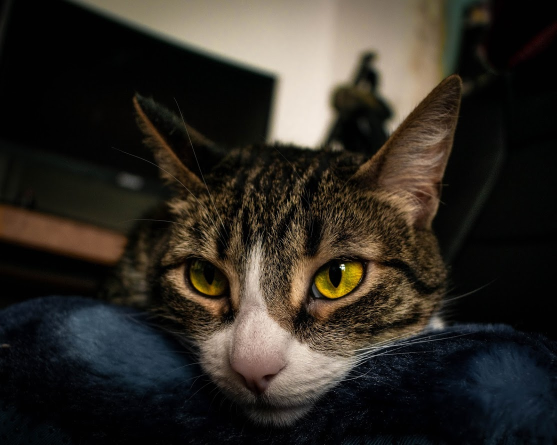
#> input picture images/coyoya.jpg, 1113 x 890 px (shown at 1/2 size)
$ jupyter execute --allow-errors hwk01.ipynb   (shell and % lines are left out)
#> lines starting #> are read from the running program, lines starting #| are printed output that depends on the picture; long printed decimals are rounded
# MAT281 - Tarea 1

## SVD y Gatitos

En este ejercicio utilizaremos la descomposición valor singular con tal de comprimir imágenes, si bien hay algoritmos mucho mejores para esto, será un ejercicio muy ilustrativo.

### Recuerdo

La descomposición SVD de una matriz $A$ de tamaño $m \times n$ posee la siguiente forma
$$
A = U \Sigma V^H
$$
donde $\Sigma$ es diagonal $m \times n$, mientras que $U$ y $V$ son matrices unitarias $m \times m$ and $n \times n$, respectivamente. Los elementos diagonales de $\Sigma$ son no-negativos y aquellos valores positivos son llamados **valores singulares** de $A$. Como convención los valores singulares se listan en orden decreciente a lo largo de la diagonal. Las columnas de $U$ y $V$ son llamadas **vectores singulares** izquierdos y derechos respectivamente.

PD: Recuerda que $A^H = \bar{A}^\top$, es decir, la matriz traspuesta de la matriz conjugada.

[cell 1]
import numpy as np
from scipy.linalg import svd

np.random.seed(42)  # Para reproducibilidad de resultados

Por ejemplo para una matriz de $2 \times 2$:

[cell 2]
A = np.array([[0.1, 0.5], [0.4, 0.8]])
u, s, vh = svd(A)

#### Ejercicio 1

(5 puntos)

Define la función `svd_validaton` tal que:

1. El _input_ sea un arreglo bidimensional `A` de tamaño $m \times n$.
2. Obtenga la descomposición valor singular de `A`.
3. Retorne `True` o `False` si es que se cumple la igualdad
$$
A = \sum_{l=1}^{\min(m, n)} \sigma_l \; u_l v_l^H,
$$
donde $\sigma_l$ corresponden a los valores singulares de $A$, mientras que $u_i$ y $v_j$ a las columnas de $U$ y $V$ respectivamente. Hint: Utiliza `np.allclose` con la tolerancia por defecto.

[cell 3]
def svd_validation(A):
    # Calculamos el valor de las filas y columnas de la matriz A y calculamos su descomposicion svd.
    m,n = A.shape
    U,S,Vh = svd(A)
    # Construimos la matriz diagonal Sig.
    Sig = np.zeros((m,n))
    for i in range(min(m, n)):
        Sig[i, i] = S[i]
    # Calculamos la otra forma de descomponer A.
    C = np.zeros((m,n))
    for i in range(min(m,n)):
        C = C + S[i]*(U[:,i:i+1] @ Vh[i:i+1, :])
    # Retornamos si se cumple o no la igualdad.
    return np.allclose(U @ Sig @ Vh, C)

[cell 4]
A_test = np.random.randint(100, size=(20, 5))
svd_validation(A_test)

### Geometría

Considerar una matriz `A` como un operador lineal tiene una interpretación geométrica muy sencilla, transforma una (hyper)-esfera en una (hyper)-elipse. Por ejemplo, consideremos una esfera unitaria en $\mathbb{R}^2$.

[cell 5]
import matplotlib.pyplot as plt

[cell 6]
def show_circle(circle):
    plt.plot(circle[0, :], circle[1, :])
    plt.axis('image');

[cell 7]
t = np.linspace(0, 3.5 * np.pi , num=300)
l = np.linspace(-1, 1, num=10)
z = np.zeros_like(l)
circle = np.array(
    [
        np.concatenate([l, np.cos(t), z]),
        np.concatenate([z, np.sin(t), l])
    ]
)

show_circle(circle)

Luego, al utilizar `A` como un operador lineal, es decir $A C$.

[cell 8]
print(A)

[cell 9]
show_circle(A @ circle)
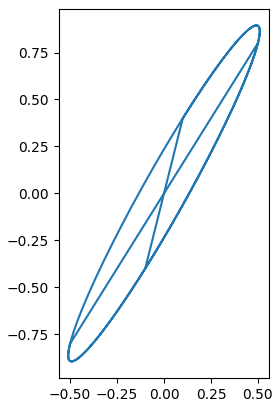
#> figure drawn by matplotlib, 1 panel

#### Ejercicio 2

(5 puntos)

* Obtén la descomposición SVD de $A$, tal que $A = U \Sigma V^H$.
* Grafica el resultado de aplicar los siguientes operadores lineales a la circunferencia unitaria:
    - $U$
    - $\Sigma$
    - $V^H$
* Explica con tus palabras la transformación de la circunferencia unitaria luego de aplicar los operadores anteriores, ¿Influye en algo que $U$ y $V$ sean unitarias?
* ¿Qué relación tienen los operadores anteriores respecto a aplicar el operador lineal $A$?

[cell 10]
u, s, vh = svd(A)

[cell 11]
show_circle(u @ circle)

[cell 12]
show_circle(np.diag(s) @ circle)
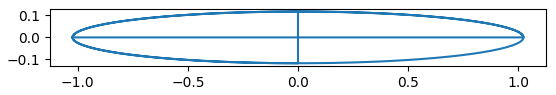
#> figure drawn by matplotlib, 1 panel

[cell 13]
show_circle(vh @ circle)
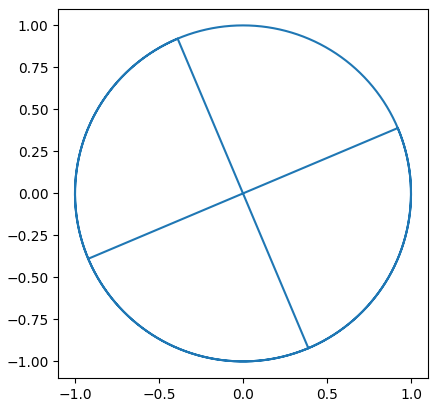
#> figure drawn by matplotlib, 1 panel

__Respuesta:__ Podemos notar que al multiplicar matrices unitarias a la circunferencia unitaria solo vamos a tener una rotacion de los vectores que la componen. En cambio, al multiplicarle una matriz diagonal obtenemos un cambio escalar de uno de los vectores.

__Respuesta:__ La relacion que existe es que si unimos las operaciones realizadas obtendremos la del aplicar el operador lineal A.

### Aproximación Rango Menor

Existen muchas maneras de expresar una matriz como una suma de matrices de menor rango, por ejemplo:

$$
\begin{bmatrix}
a & b \\
c & d
\end{bmatrix}
=
\begin{bmatrix}
a & 0 \\ 0 & 0
\end{bmatrix}
+
\begin{bmatrix}
0 & b \\ 0 & 0
\end{bmatrix}
+
\begin{bmatrix}
0 & 0 \\ c & 0
\end{bmatrix}
+
\begin{bmatrix}
0 & 0 \\ 0 & d
\end{bmatrix}.
$$

Cada una de las matrices del lado derecho pueden tener rango a lo más 1.

En el primer ejercicio demostraste que la descomposición SVD $A$ puede ser expresada como una suma de matrices. Sin embargo, cada una de estas matrices tiene rango 1! Esto pues cada una de estas matrices se forma a partir de los productos externos entre los vectores $u_l$ y $v_l$, es decir $u_l v_l^H$.

La pregunta natural es:

_¿Cómo obtener una buena aproximación de $A$ utilizando matrices de rango muy bajo?_

Bueno, aquí va un teorema.

__Teorema 1:__

Sea $A$ matriz de tamaño $m \times n$. Para cualquier $0 \le \ell \le r = \text{rank}(A)$, se define la matriz
$$
A_\ell = \sum_{j=1}^{\ell} \sigma_j u_j v_j^*,
$$
utilizando los valores singulares $\sigma_j$ y los vectores singulares (izquierdos y derechos) $u_j, v_j$ de $A$,  i.e., $A_\ell$ se compone de la suma de los primeros $\ell$ términos de la descomposición SVD escrita como una suma de productor externos. Luego, el mínimo de  $\| A - B \|_F$ sobre todas las matrices $B$ de tamaño $m \times n$ y rango no mayor a $\ell$ se obtiene por $\| A - A_\ell \|_F$ y el mínimo que se alcanza es  $(\sigma_{\ell+1}^2 + \cdots + \sigma_r^2)^{1/2}$.

Recuerda que la norma de Frobenius se define como

$$
\| A \|_F = \bigg( \sum_{i, j} |A_{ij}|^2 \bigg)^{1/2}.
$$

Motivaremos el ejercicio utilizando imágenes en escala de grises ya que es muy intuitivo, fácil de ver y se puede considerar que la imagen es una matriz.

[cell 14]
from pathlib import Path
from PIL import Image

[cell 15]
# Utilizaremos una foto de una de mis gatitas c:
cat = Image.open(Path().resolve().parent / "images" / "coyoya.jpg").convert('L')
cat

Para convertirla en un numpy array basta con:

[cell 16]
cat_np = np.array(cat)
print(cat_np.shape)
#| (890, 1113)

#### Ejercicio 3

(10 puntos)

Define la función `low_rank_svd_approximation` tal que:

* Los inputs sean $A$ (la imagen convertida un `np.array` de dimensión 2) y un valor entero $\ell$ que represente la cantidad de términos a sumar de la despomposición SVD (respecto al teorema anterior).
* Retorne la aproximación $A_\ell$
* Imprima el error de la aproximación utilizando la norma de Frobenius.

Luego prueba tu función y observa la imagen con distintos valores de $\ell$.

[cell 17]
def low_rank_svd_approximation(A, l):
#> called with l = 10
    if type(l) != int:
        return print(f"l no valido")
    elif l > np.linalg.matrix_rank(A):
        return print(f"l no valido")
    elif l < 0:
        return print(f"l no valido")
    else:
        # Calculamos el valor de las filas y columnas de la matriz A y calculamos su descomposicion svd.
        m,n = A.shape
#> m = 890; n = 1113
        U,S,Vh = svd(A)
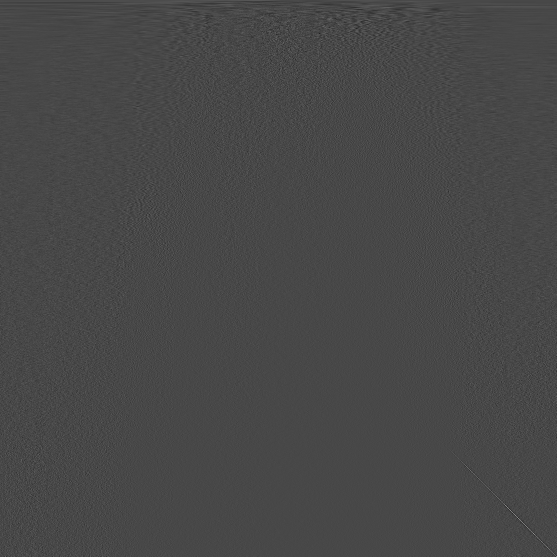
#> Vh: shape (1113, 1113) float32 (shown at 1/2 size); min -0.263, max 0.668, mean 3.97e-05; drawn with min black and max white
#> S = 890 values, max 62637.2 at index 0, min 2.25 at index 889, mean 418.9
        # Calculamos la otra forma de descomponer A.
        A_aprox = np.zeros((m,n))
        for i in range(0,l+1):
            A_aprox = A_aprox + S[i]*(U[:,i:i+1] @ Vh[i:i+1, :])
        # Imprimimos el error y retornamos la aproximacion.
        print(f"Error de aproximacion: {np.linalg.norm(A-A_aprox, ord = 'fro')}")
#| Error de aproximacion: 15335.232
        return A_aprox

[cell 18]
cat10 = low_rank_svd_approximation(cat_np, l=10)
plt.imshow(cat10, cmap='gray');

[cell 19]
cat50 = low_rank_svd_approximation(cat_np, l=50)
#> call 2 of low_rank_svd_approximation, with l = 50
#> after the loop in low_rank_svd_approximation (call 2), `for i in range(0,l+1):`:
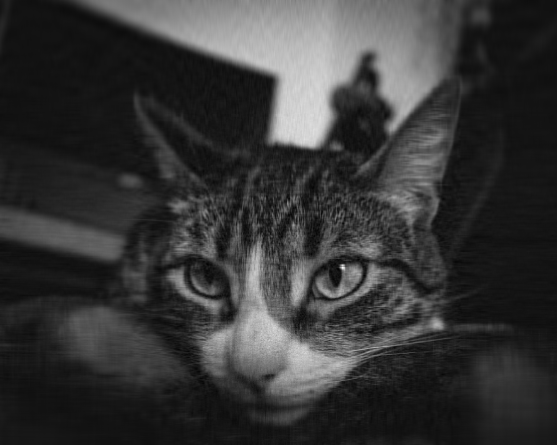
#> A_aprox: shape (890, 1113) float64 (shown at 1/2 size); min -21.07, max 282.9, mean 44.3; drawn with min black and max white
#| Error de aproximacion: 8069.202
plt.imshow(cat50, cmap='gray');

#### Ejercicio 4

(15 puntos)

En el ejercicio anterior fijaste un rango máximo y obtuviste la aproximación, sin embargo, en otro contexto, te gustaría fijar una tolerancia de error y obtener la mejor aproximación.

Define la función `low_rank_svd_tol_approximation` tal que:

* Los inputs sean $A$ (la imagen convertida un `np.array` de dimensión 2) y $\varepsilon$ (tolerancia relativa) tal que
$$
\left(\frac{\sigma_{\ell+1}^2 + \cdots + \sigma_r^2}{\sigma_1^2 + \cdots + \sigma_r^2}\right)^{1/2} \le \varepsilon.
$$
* Imprima $\ell(\varepsilon)$, es decir, el mayor rango aproximado de $A$ tal que el error de aproximación sea a lo más $\varepsilon$.
* Retorne la aproximación $A_{\ell(\varepsilon)}$

Luego prueba tu función y observa la imagen con distintos valores de $\varepsilon$.

[cell 20]
def low_rank_svd_tol_approximation(A, tol):
    # Determinamos el rango de A, su descomposicion svd, unas variables auxiliares y los valores que podria tomar l.
#> called with tol = 0.1
    r = np.linalg.matrix_rank(A)
#> r = 890
    U, S, Vh = svd(A)
    aux = 0
    for l in range(0, r + 1):
        le = l
        # Determinamos el numerador y denominador de la division.
        num = 0
        for i in range(l+1, r+1):
            num = num + S[i-1]**2
        den = 0
        for i in range(1, r+1):
            den = den + S[i-1]**2
        aux = (num/den)**0.5
        # Determianos l(e) si se cumple que la division es menor a la tolerancia
        if aux <= tol:
            break
    # Utilizamos la funcion anterior para calcular el A aproximado y retornamos lo pedido.
    print(f"Mayor rango aproximado de A: {l}")
#| Mayor rango aproximado de A: 64
    return low_rank_svd_approximation(A, le)
#| Error de aproximacion: 7152.557

[cell 21]
cat_e1 = low_rank_svd_tol_approximation(cat_np, tol=1.e-1)
plt.imshow(cat_e1, cmap='gray');

[cell 22]
cat_e2 = low_rank_svd_tol_approximation(cat_np, tol=1.e-2)
#| Mayor rango aproximado de A: 457
#| Error de aproximacion: 717.604
plt.imshow(cat_e2, cmap='gray');

#### Ejercicio 5

(5 puntos)

Utilizando alguna imagen de tu preferencia utiliza ambas

[cell 23]
your_img_name = "mi_perra_loca.jpeg"
your_img = Image.open(Path().resolve().parent / "images" / your_img_name ).convert('L')
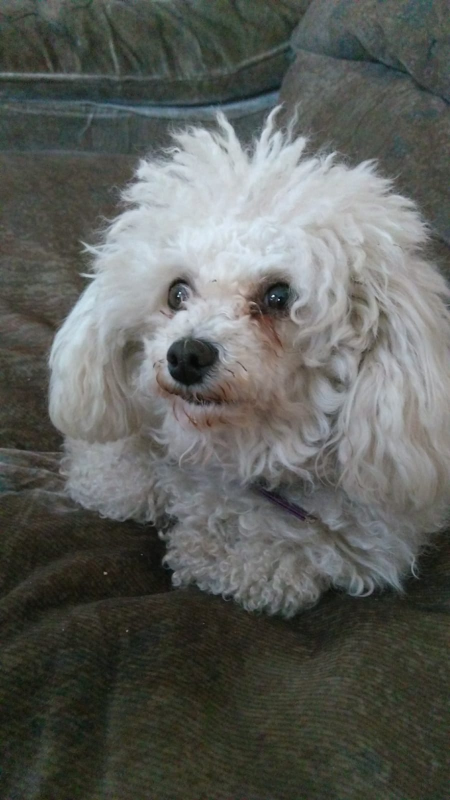
#> input picture images/mi_perra_loca.jpeg, 900 x 1600 px (shown at 1/2 size)
your_img

[cell 24]
your_img_np = np.array(your_img)

[cell 25]
your_img10 = low_rank_svd_approximation(your_img_np, l=10)
#> in low_rank_svd_approximation (call 5), `U,S,Vh = svd(A)`:
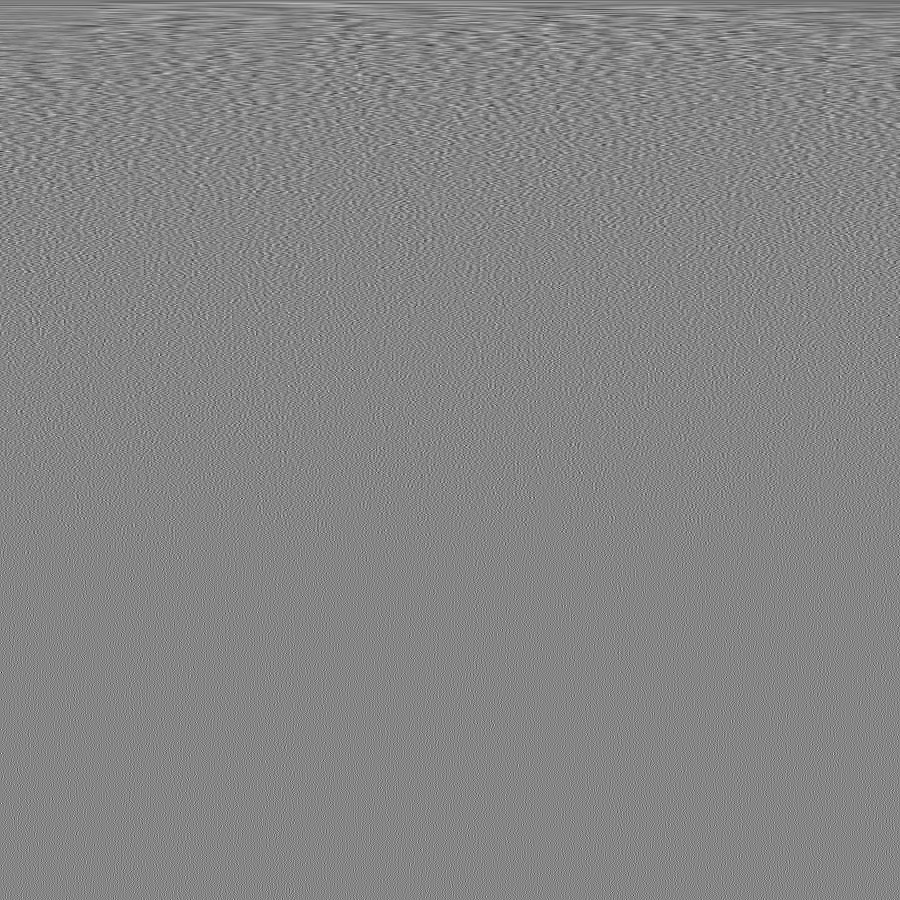
#> Vh: shape (900, 900) float32; min -0.24, max 0.218, mean -4.16e-05; drawn with min black and max white
#> in low_rank_svd_approximation (call 5), `U,S,Vh = svd(A)`: S = 900 values, max 124481.5 at index 0, min 3.91 at index 899, mean 412.5
#> the loop in low_rank_svd_approximation (call 5), `for i in range(0,l+1):` made 11 passes
#> pass 1, in low_rank_svd_approximation (call 5), `A_aprox = A_aprox + S[i]*(U[:,i:i+1] @ Vh[i:i+1, :])`:
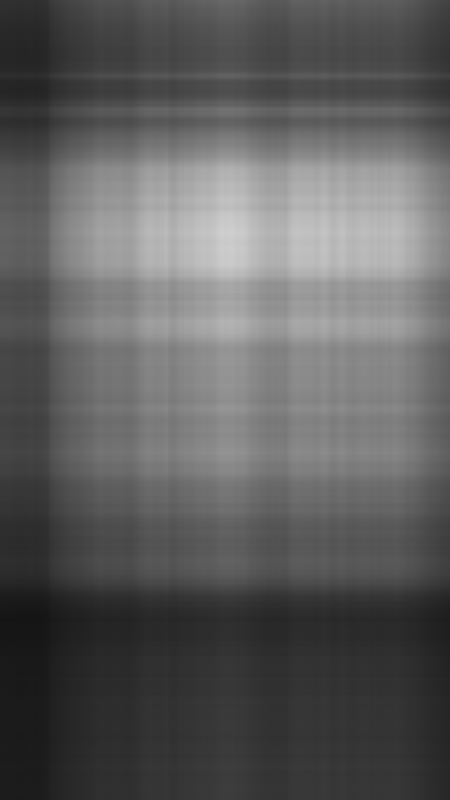
#> A_aprox: shape (1600, 900) float64 (shown at 1/2 size); min 20.91, max 207.4, mean 93.8
#> after the loop in low_rank_svd_approximation (call 5), `for i in range(0,l+1):`:
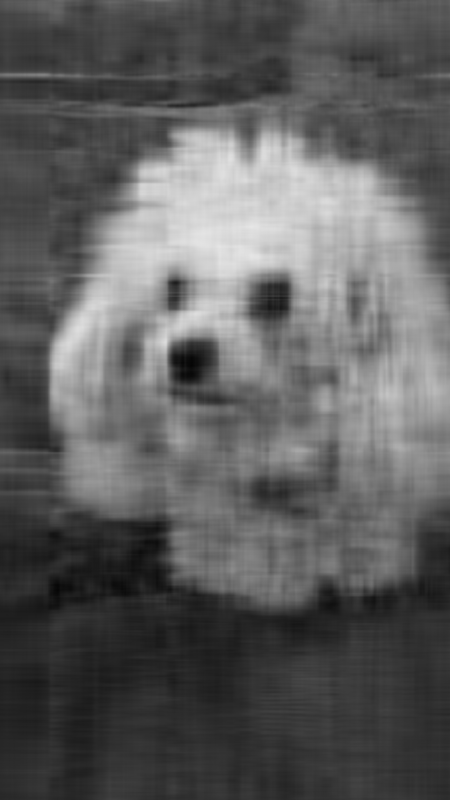
#> A_aprox: shape (1600, 900) float64 (shown at 1/2 size); min 4.98, max 230.9, mean 94.2
#| Error de aproximacion: 13418.348
plt.imshow(your_img10, cmap='gray');

[cell 26]
your_img50 = low_rank_svd_approximation(your_img_np, l=20)
#> after the loop in low_rank_svd_approximation (call 6), `for i in range(0,l+1):`:
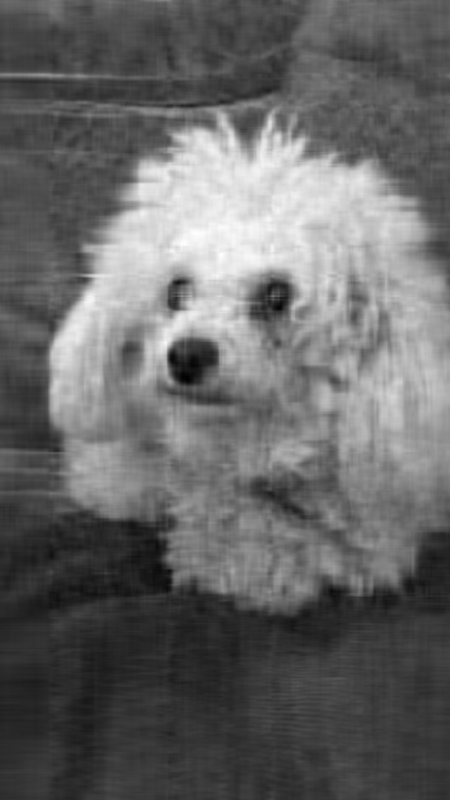
#> A_aprox: shape (1600, 900) float64 (shown at 1/2 size); min -1.06, max 234.9, mean 94.2; drawn with min black and max white
#| Error de aproximacion: 9839.627
plt.imshow(your_img50, cmap='gray');

[cell 27]
your_img_e1 = low_rank_svd_tol_approximation(your_img_np, tol=1.e-1)
#| Mayor rango aproximado de A: 12
#| Error de aproximacion: 12454.871
plt.imshow(your_img_e1, cmap='gray');

[cell 28]
your_img_e2 = low_rank_svd_tol_approximation(your_img_np, tol=1.e-2)
#| Mayor rango aproximado de A: 227
#| Error de aproximacion: 1284.177
